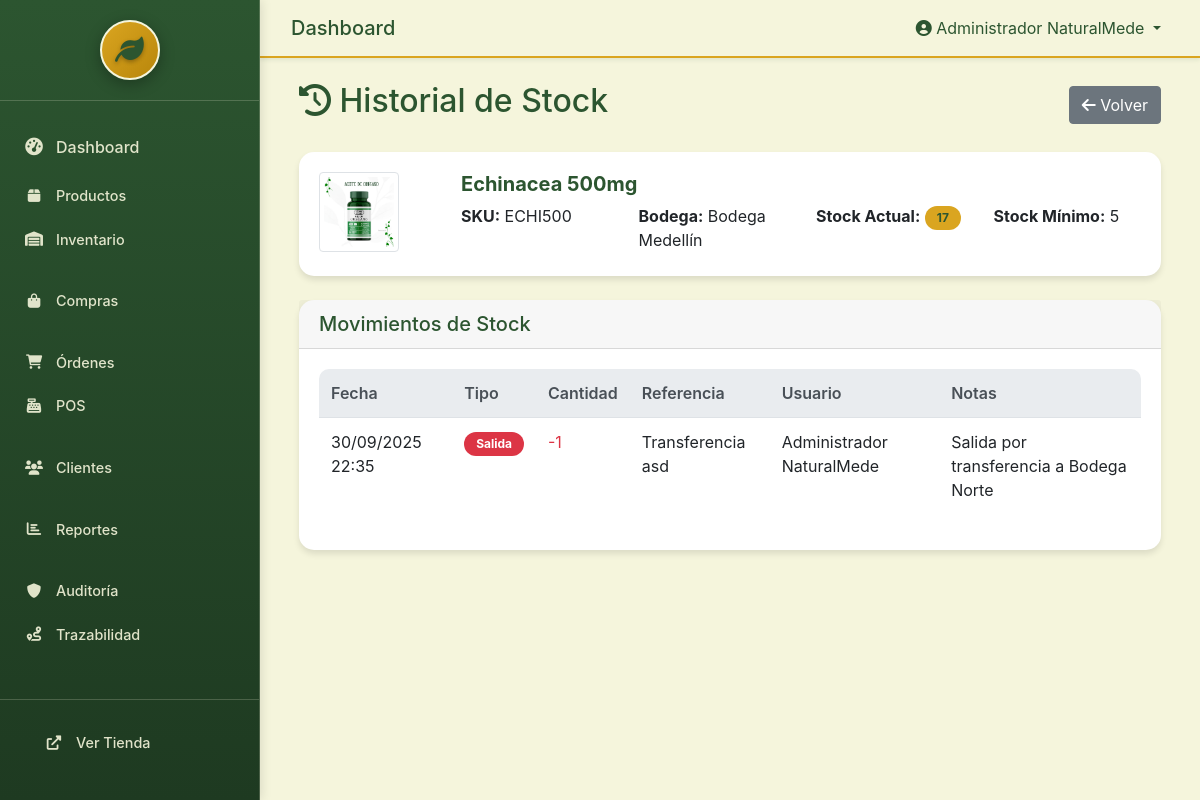
Screenshot of /admin-custom/inventory/history/26/ (signed in) with the database file from the repository.
### inventory/models.py (models this page shows, shortened)
class Stock(models.Model):
    product = models.ForeignKey('catalog.Product', on_delete=models.CASCADE, verbose_name="Producto")
    warehouse = models.ForeignKey(Warehouse, on_delete=models.CASCADE, verbose_name="Bodega")
    quantity = models.PositiveIntegerField(default=0, verbose_name="Cantidad")
    min_stock = models.PositiveIntegerField(default=0, verbose_name="Stock mínimo")
    max_stock = models.PositiveIntegerField(default=0, verbose_name="Stock máximo")
    location = models.CharField(max_length=100, blank=True, verbose_name="Ubicación")
    created_at = models.DateTimeField(auto_now_add=True, verbose_name="Creado en")
    updated_at = models.DateTimeField(auto_now=True, verbose_name="Actualizado en")
    class Meta:
        verbose_name = "Stock"
        verbose_name_plural = "Stocks"
        unique_together = ['product', 'warehouse']
        ordering = ['product__name', 'warehouse__name']

class Warehouse(models.Model):
    name = models.CharField(max_length=100, verbose_name="Nombre")
    code = models.CharField(max_length=10, unique=True, verbose_name="Código")
    address = models.TextField(verbose_name="Dirección")
    city = models.CharField(max_length=100, verbose_name="Ciudad")
    phone = models.CharField(max_length=20, blank=True, verbose_name="Teléfono")
    email = models.EmailField(blank=True, verbose_name="Email")
    is_active = models.BooleanField(default=True, verbose_name="Activa")
    is_main = models.BooleanField(default=False, verbose_name="Principal")
    created_at = models.DateTimeField(auto_now_add=True, verbose_name="Creada en")
    updated_at = models.DateTimeField(auto_now=True, verbose_name="Actualizada en")
    class Meta:
        verbose_name = "Bodega"
        verbose_name_plural = "Bodegas"
        ordering = ['name']

class StockMovement(models.Model):
    MOVEMENT_TYPES = [
        ('in', 'Entrada'),
        ('out', 'Salida'),
        ('transfer', 'Transferencia'),
        ('adjustment', 'Ajuste'),
        ('return', 'Devolución'),
    ]
    product = models.ForeignKey('catalog.Product', on_delete=models.CASCADE, verbose_name="Producto")
    warehouse = models.ForeignKey(Warehouse, on_delete=models.CASCADE, verbose_name="Bodega")
    movement_type = models.CharField(max_length=20, choices=MOVEMENT_TYPES, verbose_name="Tipo de movimiento")
    quantity = models.IntegerField(verbose_name="Cantidad")  # Positivo para entrada, negativo para salida
    reference = models.CharField(max_length=100, blank=True, verbose_name="Referencia")
    notes = models.TextField(blank=True, verbose_name="Notas")
    user = models.ForeignKey('auth.User', on_delete=models.CASCADE, verbose_name="Usuario")
    created_at = models.DateTimeField(auto_now_add=True, verbose_name="Creado en")
    class Meta:
        verbose_name = "Movimiento de stock"
        verbose_name_plural = "Movimientos de stock"
        ordering = ['-created_at']

### catalog/models.py (models this page shows, shortened)
class Product(models.Model):
    name = models.CharField(max_length=200, verbose_name="Nombre")
    slug = models.SlugField(unique=True, verbose_name="Slug")
    description = models.TextField(verbose_name="Descripción")
    short_description = models.CharField(max_length=300, blank=True, verbose_name="Descripción corta")
    category = models.ForeignKey(Category, on_delete=models.CASCADE, verbose_name="Categoría")
    brand = models.ForeignKey(Brand, on_delete=models.CASCADE, verbose_name="Marca")
    price = models.DecimalField(max_digits=10, decimal_places=2, validators=[MinValueValidator(Decimal('0.01'))], verbose_name="Precio")
    cost_price = models.DecimalField(max_digits=10, decimal_places=2, validators=[MinValueValidator(Decimal('0.01'))], verbose_name="Precio de costo")
    iva_percentage = models.DecimalField(max_digits=5, decimal_places=2, default=Decimal('19.00'), verbose_name="% IVA")
    sku = models.CharField(max_length=50, unique=True, verbose_name="SKU")
    barcode = models.CharField(max_length=50, blank=True, verbose_name="Código de barras")
    weight = models.DecimalField(max_digits=8, decimal_places=3, blank=True, null=True, verbose_name="Peso (kg)")
    dimensions = models.CharField(max_length=100, blank=True, verbose_name="Dimensiones")
    is_active = models.BooleanField(default=True, verbose_name="Activo")
    is_featured = models.BooleanField(default=False, verbose_name="Destacado")
    created_at = models.DateTimeField(auto_now_add=True, verbose_name="Creado en")
    updated_at = models.DateTimeField(auto_now=True, verbose_name="Actualizado en")
    class Meta:
        verbose_name = "Producto"
        verbose_name_plural = "Productos"
        ordering = ['-created_at']

class ProductImage(models.Model):
    product = models.ForeignKey(Product, on_delete=models.CASCADE, related_name='images', verbose_name="Producto")
    image = models.ImageField(upload_to='products/', verbose_name="Imagen")
    alt_text = models.CharField(max_length=200, blank=True, verbose_name="Texto alternativo")
    is_primary = models.BooleanField(default=False, verbose_name="Imagen principal")
    order = models.PositiveIntegerField(default=0, verbose_name="Orden")
    created_at = models.DateTimeField(auto_now_add=True, verbose_name="Creada en")
    class Meta:
        verbose_name = "Imagen de producto"
        verbose_name_plural = "Imágenes de productos"
        ordering = ['order', 'created_at']

### custom_admin/views.py (the view)
# urls.py: path('inventory/history/<int:stock_id>/', views.admin_stock_history, name='admin_stock_history'),
@login_required
def admin_stock_history(request, stock_id):
    stock = get_object_or_404(Stock.objects.select_related('product', 'warehouse'), id=stock_id)
    movements = StockMovement.objects.filter(
        product=stock.product,
        warehouse=stock.warehouse
    ).select_related('user').order_by('-created_at')
    from django.core.paginator import Paginator
    paginator = Paginator(movements, 20)
    page_number = request.GET.get('page')
    movements = paginator.get_page(page_number)
    context = {
        'stock': stock,
        'movements': movements,
    }
    return render(request, 'custom_admin/stock_history.html', context)

### custom_admin/templates/custom_admin/stock_history.html (shortened to what this page needs)
{% extends 'custom_admin/base.html' %}
{% load static %}
{% block content %}
<div class="container-fluid">
    <div class="row">
        <div class="col-12">
            <div class="d-flex justify-content-between align-items-center mb-4">
                <h2><i class="fas fa-history"></i> Historial de Stock</h2>
                <a href="{% url 'custom_admin:admin_inventory' %}" class="btn btn-secondary">
                    <i class="fas fa-arrow-left"></i> Volver
                </a>
            </div>
            <div class="card mb-4">
                <div class="card-body">
                    <div class="row">
                        <div class="col-md-2">
                            {% if stock.product.images.first %}
                                <img src="{{ stock.product.images.first.image.url }}"
                                     alt="{{ stock.product.name }}"
                                     class="img-thumbnail"
                                     style="width: 80px; height: 80px; object-fit: cover;">
                            {% else %}
                                <div class="bg-light d-flex align-items-center justify-content-center"
                                     style="width: 80px; height: 80px;">
                                    <i class="fas fa-image text-muted"></i>
                                </div>
                            {% endif %}
                        </div>
                        <div class="col-md-10">
                            <h5><strong>{{ stock.product.name }}</strong></h5>
                            <div class="row">
                                <div class="col-md-3">
                                    <p class="mb-1"><strong>SKU:</strong> {{ stock.product.sku }}</p>
                                </div>
                                <div class="col-md-3">
                                    <p class="mb-1"><strong>Bodega:</strong> {{ stock.warehouse.name }}</p>
                                </div>
                                <div class="col-md-3">
                                    <p class="mb-1"><strong>Stock Actual:</strong> <span class="badge badge-info">{{ stock.quantity }}</span></p>
                                </div>
                                <div class="col-md-3">
                                    <p class="mb-1"><strong>Stock Mínimo:</strong> {{ stock.min_stock }}</p>
                                </div>
                            </div>
                        </div>
                    </div>
                </div>
            </div>
            <div class="card">
                <div class="card-header">
                    <h5 class="mb-0">Movimientos de Stock</h5>
                </div>
                <div class="card-body">
                    <div class="table-responsive">
                        <table class="table table-hover">
                            <thead class="thead-light">
                                <tr>
                                    <th>Fecha</th>
                                    <th>Tipo</th>
                                    <th>Cantidad</th>
                                    <th>Referencia</th>
                                    <th>Usuario</th>
                                    <th>Notas</th>
                                </tr>
                            </thead>
                            <tbody>
                                {% for movement in movements %}
                                <tr>
                                    <td>{{ movement.created_at|date:"d/m/Y H:i" }}</td>
                                    <td>
                                        <span class="badge badge-{% if movement.movement_type == 'in' %}success{% elif movement.movement_type == 'out' %}danger{% else %}info{% endif %}">
                                            {{ movement.get_movement_type_display }}
                                        </span>
                                    </td>
                                    <td>
                                        {% if movement.quantity > 0 %}
                                            <span class="text-success">+{{ movement.quantity }}</span>
                                        {% else %}
                                            <span class="text-danger">{{ movement.quantity }}</span>
                                        {% endif %}
                                    </td>
                                    <td>{{ movement.reference|default:"-" }}</td>
                                    <td>{{ movement.user.get_full_name|default:movement.user.username }}</td>
                                    <td>{{ movement.notes|default:"-" }}</td>
                                </tr>
                                {% endfor %}
                            </tbody>
                        </table>
                    </div>
                </div>
            </div>
        </div>
    </div>
</div>
{% endblock %}

### custom_admin/templates/custom_admin/base.html (shortened to what this page needs)
{% load static %}
<!DOCTYPE html>
<html lang="es">
<head>
    <link href="https://cdn.jsdelivr.net/npm/bootstrap@4.5.2/dist/css/bootstrap.min.css" rel="stylesheet">
    <link href="https://cdnjs.cloudflare.com/ajax/libs/font-awesome/6.0.0/css/all.min.css" rel="stylesheet">
    <link href="https://cdn.jsdelivr.net/npm/select2@4.1.0-rc.0/dist/css/select2.min.css" rel="stylesheet" />
</head>
<body>
    <div class="sidebar" id="sidebar">
        <div class="sidebar-header">
            <div class="text-center">
                <div class="logo-container">
                    <div class="logo-fallback" style="display: none;">
                        <div class="logo-circle">
                            <i class="fas fa-leaf logo-icon"></i>
                        </div>
                    </div>
                </div>
            </div>
        </div>
        <div class="sidebar-nav">
            <nav class="nav flex-column">
                <a class="nav-link {% if request.resolver_match.url_name == 'admin_dashboard' %}active{% endif %}" href="{% url 'custom_admin:admin_dashboard' %}">
                    <i class="fas fa-tachometer-alt"></i> Dashboard
                </a>
                <div class="nav-section">
                    <a class="nav-link {% if request.resolver_match.url_name == 'admin_products' %}active{% endif %}" href="{% url 'custom_admin:admin_products' %}">
                        <i class="fas fa-box"></i> Productos
                    </a>
                    <a class="nav-link {% if request.resolver_match.url_name == 'admin_inventory' %}active{% endif %}" href="{% url 'custom_admin:admin_inventory' %}">
                        <i class="fas fa-warehouse"></i> Inventario
                    </a>
                </div>
                <div class="nav-section">
                    <a class="nav-link {% if 'purchases' in request.resolver_match.namespace %}active{% endif %}" href="{% url 'purchases:dashboard' %}">
                        <i class="fas fa-shopping-bag"></i> Compras
                    </a>
                </div>
                <div class="nav-section">
                    <a class="nav-link {% if request.resolver_match.url_name == 'admin_orders' %}active{% endif %}" href="{% url 'custom_admin:admin_orders' %}">
                        <i class="fas fa-shopping-cart"></i> Órdenes
                    </a>
                    <a class="nav-link {% if request.resolver_match.url_name == 'admin_pos' %}active{% endif %}" href="{% url 'custom_admin:admin_pos' %}">
                        <i class="fas fa-cash-register"></i> POS
                    </a>
                </div>
                <div class="nav-section">
                    <a class="nav-link {% if request.resolver_match.url_name == 'admin_customers' %}active{% endif %}" href="{% url 'custom_admin:admin_customers' %}">
                        <i class="fas fa-users"></i> Clientes
                    </a>
                </div>
                <div class="nav-section">
                    <a class="nav-link {% if request.resolver_match.url_name == 'admin_reports' %}active{% endif %}" href="{% url 'custom_admin:admin_reports' %}">
                        <i class="fas fa-chart-bar"></i> Reportes
                    </a>
                </div>
                <div class="nav-section">
                    <a class="nav-link {% if request.resolver_match.url_name == 'audit:dashboard' %}active{% endif %}" href="{% url 'audit:dashboard' %}">
                        <i class="fas fa-shield-alt"></i> Auditoría
                    </a>
                    <a class="nav-link {% if 'inventory_trace' in request.resolver_match.url_name %}active{% endif %}" href="{% url 'audit:inventory_trace_dashboard' %}">
                        <i class="fas fa-route"></i> Trazabilidad
                    </a>
                </div>
            </nav>
        </div>
        <div class="sidebar-footer">
            <div class="nav-section">
                <a class="nav-link" href="/">
                    <i class="fas fa-external-link-alt"></i> Ver Tienda
                </a>
            </div>
        </div>
    </div>
    <div class="main-content">
        <nav class="navbar navbar-expand-lg navbar-custom">
            <div class="container-fluid">
                <span class="navbar-brand mb-0 h1">
                    {% block page_title %}Dashboard{% endblock %}
                </span>
                <div class="navbar-nav ml-auto">
                    <div class="nav-item dropdown">
                        <a class="nav-link dropdown-toggle" href="#" id="navbarDropdown" role="button" data-toggle="dropdown">
                            <i class="fas fa-user-circle"></i> {{ user.get_full_name|default:user.username }}
                        </a>
                    </div>
                </div>
            </div>
        </nav>
        <div class="container-fluid p-4">
            {% block content %}{% endblock %}
        </div>
    </div>
</body>
</html>

### rows the page displays
Stock: product.images.first.image (picture), product.name "Echinacea 500mg", product.sku "ECHI500", warehouse.name "Bodega Medellín", quantity "17", min_stock "5"
StockMovement: created_at "30/09/2025 22:35", movement_type "Salida", quantity "-1", reference "Transferencia asd", user.get_full_name "Administrador NaturalMede", notes "Salida por transferencia a Bodega Norte"

### other values shown
{{ user.get_full_name|default:user.username }} "Administrador NaturalMede"
